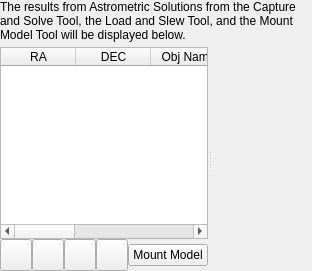
      <widget class="QWidget" name="solutionResults">
       <attribute name="title">
        <string>Solution Results</string>
       </attribute>
       <layout class="QVBoxLayout" name="verticalLayout_11">
        <property name="spacing">
         <number>5</number>
        </property>
        <property name="leftMargin">
         <number>0</number>
        </property>
        <property name="topMargin">
         <number>0</number>
        </property>
        <property name="rightMargin">
         <number>0</number>
        </property>
        <property name="bottomMargin">
         <number>0</number>
        </property>
        <item>
         <widget class="QLabel" name="label_15">
          <property name="sizePolicy">
           <sizepolicy hsizetype="Preferred" vsizetype="Preferred">
            <horstretch>0</horstretch>
            <verstretch>0</verstretch>
           </sizepolicy>
          </property>
          <property name="text">
           <string>The results from Astrometric Solutions from the Capture and Solve Tool, the Load and Slew Tool, and the Mount Model Tool will be displayed below.</string>
          </property>
          <property name="wordWrap">
           <bool>true</bool>
          </property>
         </widget>
        </item>
        <item>
         <widget class="QSplitter" name="alignSplitter">
          <property name="sizePolicy">
           <sizepolicy hsizetype="Expanding" vsizetype="Expanding">
            <horstretch>0</horstretch>
            <verstretch>0</verstretch>
           </sizepolicy>
          </property>
          <property name="orientation">
           <enum>Qt::Horizontal</enum>
          </property>
          <widget class="QWidget" name="verticalLayoutWidget">
           <layout class="QVBoxLayout" name="verticalLayout_20">
            <property name="spacing">
             <number>0</number>
            </property>
            <property name="rightMargin">
             <number>0</number>
            </property>
            <item>
             <widget class="QTableWidget" name="solutionTable">
              <property name="columnCount">
               <number>6</number>
              </property>
              <attribute name="horizontalHeaderDefaultSectionSize">
               <number>75</number>
              </attribute>
              <column>
               <property name="text">
                <string>RA</string>
               </property>
               <property name="textAlignment">
                <set>AlignCenter</set>
               </property>
              </column>
              <column>
               <property name="text">
                <string>DEC</string>
               </property>
               <property name="textAlignment">
                <set>AlignCenter</set>
               </property>
              </column>
              <column>
               <property name="text">
                <string>Obj Name</string>
               </property>
               <property name="textAlignment">
                <set>AlignCenter</set>
               </property>
              </column>
              <column>
               <property name="text">
                <string>~~</string>
               </property>
               <property name="textAlignment">
                <set>AlignCenter</set>
               </property>
              </column>
              <column>
               <property name="text">
                <string>dRA</string>
               </property>
               <property name="textAlignment">
                <set>AlignCenter</set>
               </property>
              </column>
              <column>
               <property name="text">
                <string>dDE</string>
               </property>
               <property name="textAlignment">
                <set>AlignCenter</set>
               </property>
              </column>
             </widget>
            </item>
            <item>
             <layout class="QHBoxLayout" name="horizontalLayout_19">
              <property name="topMargin">
               <number>0</number>
              </property>
              <item>
               <widget class="QPushButton" name="clearAllSolutionsB">
                <property name="minimumSize">
                 <size>
                  <width>32</width>
                  <height>32</height>
                 </size>
                </property>
                <property name="maximumSize">
                 <size>
                  <width>32</width>
                  <height>32</height>
                 </size>
                </property>
                <property name="toolTip">
                 <string>Clear all of the solutions from the solutions table.  Be careful because you cannot get them back.</string>
                </property>
                <property name="text">
                 <string/>
                </property>
               </widget>
              </item>
              <item>
               <widget class="QPushButton" name="removeSolutionB">
                <property name="minimumSize">
                 <size>
                  <width>32</width>
                  <height>32</height>
                 </size>
                </property>
                <property name="maximumSize">
                 <size>
                  <width>32</width>
                  <height>33</height>
                 </size>
                </property>
                <property name="toolTip">
                 <string>Remove the selected row from the solutions table.  This can be useful for getting rid of results that did not actually solve from the table and/or results that you do not need any more.  It can clean up clutter on both the graph and table.</string>
                </property>
                <property name="text">
                 <string/>
                </property>
               </widget>
              </item>
              <item>
               <widget class="QPushButton" name="exportSolutionsCSV">
                <property name="minimumSize">
                 <size>
                  <width>32</width>
                  <height>32</height>
                 </size>
                </property>
                <property name="maximumSize">
                 <size>
                  <width>32</width>
                  <height>33</height>
                 </size>
                </property>
                <property name="toolTip">
                 <string>Export all of the solutions in the Solution Results table to CSV file of your choosing for further analysis in a spreadsheet.</string>
                </property>
                <property name="text">
                 <string/>
                </property>
               </widget>
              </item>
              <item>
               <widget class="QPushButton" name="autoScaleGraphB">
                <property name="minimumSize">
                 <size>
                  <width>32</width>
                  <height>32</height>
                 </size>
                </property>
                <property name="maximumSize">
                 <size>
                  <width>32</width>
                  <height>33</height>
                 </size>
                </property>
                <property name="toolTip">
                 <string>Auto scale and center the Solution Results graph.</string>
                </property>
                <property name="text">
                 <string/>
                </property>
               </widget>
              </item>
              <item>
               <spacer name="horizontalSpacer_11">
                <property name="orientation">
                 <enum>Qt::Horizontal</enum>
                </property>
                <property name="sizeHint" stdset="0">
                 <size>
                  <width>40</width>
                  <height>20</height>
                 </size>
                </property>
               </spacer>
              </item>
              <item>
               <widget class="QPushButton" name="mountModelB">
                <property name="toolTip">
                 <string>Launch the mount model tool. This tool enables you to create pre-programmed list of points to go to and solve. It can aid in building a pointing model for better accuracy.</string>
                </property>
                <property name="text">
                 <string>Mount Model</string>
                </property>
               </widget>
              </item>
             </layout>
            </item>
           </layout>
          </widget>
          <widget class="QCustomPlot" name="alignPlot" native="true">
           <property name="sizePolicy">
            <sizepolicy hsizetype="Expanding" vsizetype="Expanding">
             <horstretch>0</horstretch>
             <verstretch>0</verstretch>
            </sizepolicy>
           </property>
           <property name="minimumSize">
            <size>
             <width>100</width>
             <height>100</height>
            </size>
           </property>
           <property name="baseSize">
            <size>
             <width>190</width>
             <height>190</height>
            </size>
           </property>
          </widget>
         </widget>
        </item>
       </layout>
      </widget>
